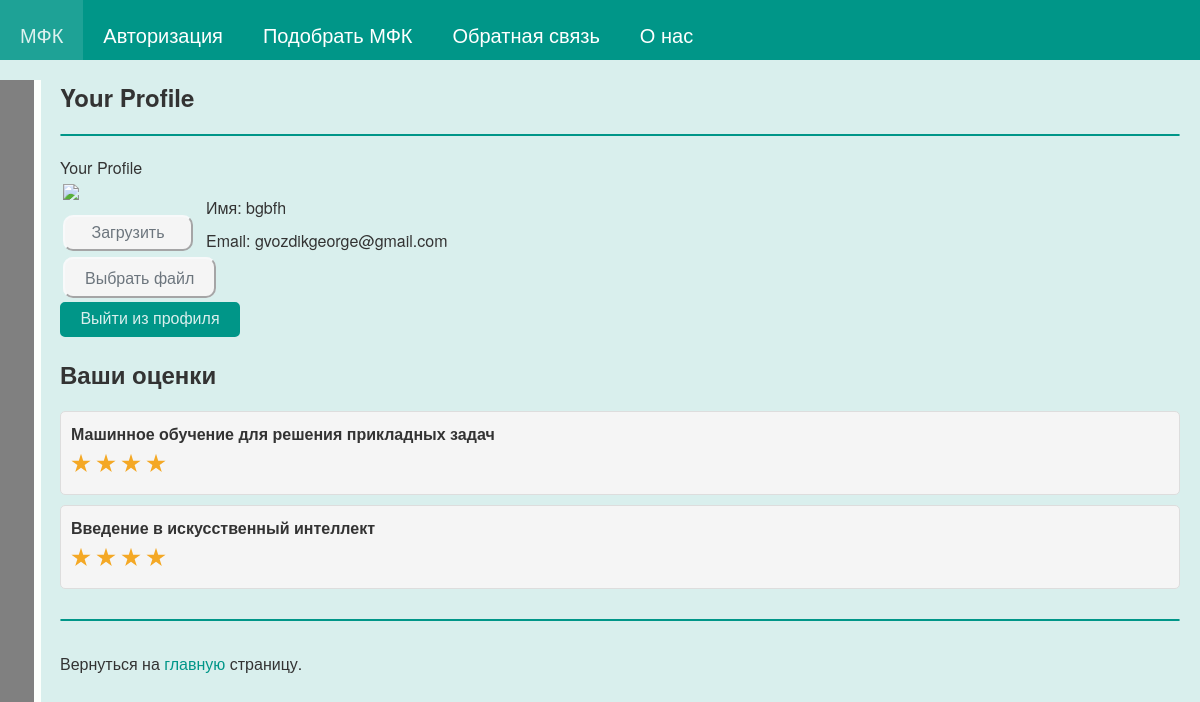
The app's page /profile (signed in), older data.
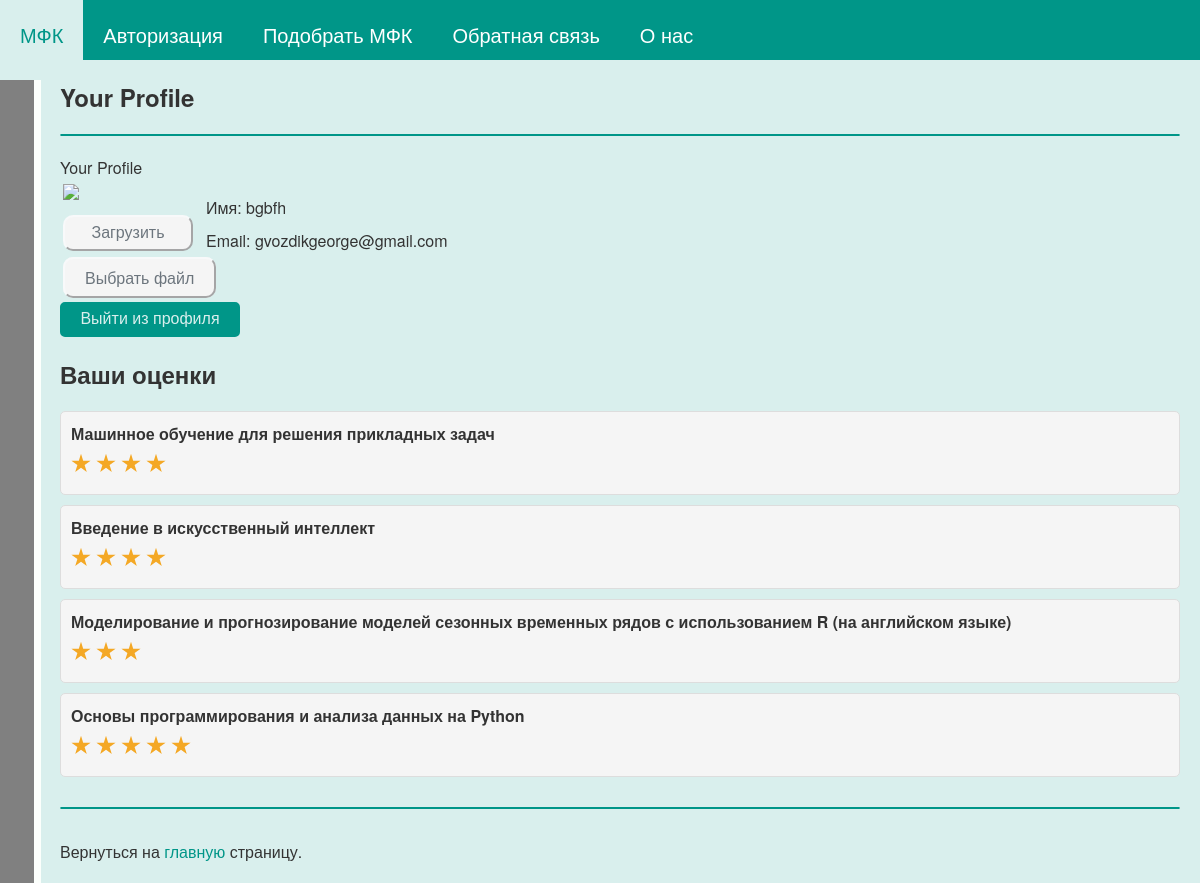
The same page, newer data.
### tables this page shows
CREATE TABLE users (
id integer PRIMARY KEY AUTOINCREMENT,
name text NOT NULL,
email text NOT NULL,
psw text NOT NULL,
avatar BLOB DEFAULT NULL,
comments_numb integer,
time integer NOT NULL
);

CREATE TABLE comments (
id integer PRIMARY KEY AUTOINCREMENT,
username text,
text text,
mfkname text,
score text,
mfktitle text
);

### testApp.py (the view, shortened to what this page needs)
@app.route('/profile')
@login_required
def profile():
    for i in dbase.getUserCommentsNumb(current_user.getName()):
        print("i.score = ", i)
    your_comments = dbase.getUserCommentsNumb(current_user.getName())
    return render_template('profile.html', my_text="Your Profile", menu=menu, your_comments=your_comments)

### FDataBase.py (called while the page is built)
    def getUser(self, user_id):
        try:
            self.__cur.execute(f"SELECT * FROM users WHERE id = {user_id} LIMIT 1")
            res = self.__cur.fetchone()
            if not res:
                print("Пользователь не найден")
                return False
            return res
        except sqlite3.Error as e:
            print("Ошибка получения данных из БД " + str(e))
        return False

    def getUserCommentsNumb(self, name):
        try:
            self.__cur.execute(f"SELECT * FROM comments WHERE username LIKE '{name}'")
            res = self.__cur.fetchall()
            if res:
                return res
        except sqlite3.Error as e:
            print("Ошибка получения статьи из БД " + str(e))
        return (False, False)

### UserLogin.py (called while the page is built)
    def fromDB(self, user_id, db):
        self.__user = db.getUser(user_id)
        return self

    def getName(self):
        return self.__user['name'] if self.__user else "Без имени"

    def getEmail(self):
        return self.__user['email'] if self.__user else "Без email"

### testApp.py (called while the page is built)
def connect_db():
    conn = sqlite3.connect(app.config['DATABASE'])
    conn.row_factory = sqlite3.Row
    return conn

def get_db():
    if not hasattr(g, 'link_db'):
        g.link_db = connect_db()
    return g.link_db

@app.before_request
def before_request():
    global dbase
    db = get_db()
    dbase = FDataBase(db)

@login_manager.user_loader
def load_user(user_id):
    print("load_user")
    return UserLogin().fromDB(user_id, dbase)

### templates/profile.html (shortened to what this page needs)
{% extends 'index.html' %}
{% block content %}
{{ super() }}
<table border="0" class="profile-table">
         <tr>
             <td valign="top">
                   <div class="profile-ava"><img src="{{ url_for('userava') }}"></div>
                   <div class="profile-load">
                   <form action="{{url_for('upload')}}" method="POST" enctype="multipart/form-data">
                        <input class="my_btn" type="submit" value="Загрузить">
                        <div style="margin: 15px 0px 10px 0px;">
                            <label class="choose_file_label">
                                Выбрать&nbsp;файл
                            </label>
                        </div>
                   </form>
                   </div>
            </td>
            <td valign="top" class="profile-panel">
                   <ul class="profile-info">
                   <li>Имя: {{ current_user.getName() }}</li>
                   <li>Email: {{ current_user.getEmail() }}</li>
                   </ul>
            </td>
         </tr>
</table>
<a class="my_a" href="{{url_for('logout')}}">
  <div class="button_container">
    <div class="center">
      <button class="btn">
        <span class="btn_span">Выйти из профиля</span>
      </button>
    </div>
  </div>
</a>
    <h2>Ваши оценки</h2>
    <ul class="list-comments">
        {% for m in your_comments %}
            <li>
                <p style="margin: 0px 0 0px 0;" class="title">
                    {{m.mfktitle}}
                    <div class="comment_stars_background comment_container container">
                      <div class="comment_stars_background container__items">
                        {% for i in range(m.score|int) %}
                          <label class="comment_stars_background my_label" for="">
                            <div class="star-stroke">
                            </div>
                          </label>
                        {% endfor %}
                      </div>
                    </div>
            </li>
        {% endfor %}
    </ul>
{% endblock %}

### templates/index.html (shortened to what this page needs)
<!DOCTYPE html>
<html lang="en">
    <link type="text/css" href={{url_for('static', filename="css/style.css")}} rel="stylesheet" />
    <head>
    </head>
    <body>
        <div class="mainmenu header">
            {% for m in menu %}
                <a href="{{m.url}}">
                    <div class="block">
                        {{m.title}}
                    </div>
                </a>
            {% endfor %}
        </div>
	<div class="menu">
	</div>
        <div class="content">
            <h2>{{ my_text }}</h2>
            <hr>
            <div class="between_hr">
                {% block content %}
                        {{my_text}}
                {% endblock %}
            </div>
            <hr>
            <br>Вернуться на <a class="main_a" href="/dict">главную</a> страницу.
        </div>
    </body>
</html>

### static/css/style.css (style rules this page uses)
:root { --primary-colour: #f8f9fa; --secondary-colour: hsl(38 90% 55%); --star-colour: hsl(38 90% 55%); --menu-blue: #009688; --my-background: #D9EFED; }
body { font-family: 'Helvetica Neue', Helvetica, sans-serif; margin: 0; padding: 0; background: var(--my-background); }
.header { position: fixed; top: 0; left: 0; width: 100%; background-color: var(--menu-blue); height: 60px; z-index: 9999; font-color: white; }
.mainmenu { margin: 0; padding: 0; font-size: 20px; overflow: hidden; color: white; }
.block { float: left; height: 20px; padding: 20px; color: white; background-color: var(--menu-blue); }
.menu { padding: 25vh 50px; background: grey; height: 100%; border-right: 7px solid #fcfffc; position: fixed; left: -300px; transition: 0.4s ease; z-index: 9; }
.content { margin: 80px 20px 20px 60px; color: #333; }
a { color: #007bff; text-decoration: none; }
.between_hr { margin: 20px 0 30px 0; }
hr { border: 1.25px solid var(--menu-blue); border-radius: 2px; }
.my_a { color: #333; }
.main_a { color: var(--menu-blue); }
.my_btn { background-color: #f5f5f5; border-color: #f8f9fa; color: #6c757d; border-radius: 10px; padding: 7px 20px; font-size: 16px; border-style: outset; }
.button_container { display: block; display: flex; flex-direction: column; justify-content: center; align-items: left; }
.center { width: 180px; height: 35px; position: relative; display: flex; align-items: left; }
.btn { width: 180px; height: 35px; cursor: pointer; background: var(--menu-blue); border: none; outline: none; transition: 0.7s ease-in-out; border: 2px solid var(--menu-blue); border-radius: 5px; border-color: var(--menu-blue); }
.btn_span { color: var(--my-background); font-size: 18px; font-weight: 100; font-size: 16px; }
ul.list-comments { list-style: none; margin: 0; padding: 0; }
ul.list-comments li { margin: 10px 0; padding: 10px; background: #f5f5f5; border: 1px solid #ddd; border-radius: 5px; }
ul.list-comments .title { margin: -15px 0 10px 0; font-size: 16px; font-weight: bold; color: #333; }
.profile-table { border: none; }
.profile-ava img { max-width: 100%; height: auto; max-width: 130px; }
.profile-load { margin-top: 10px; max-width: 130px; }
.profile-load input[type="submit"] { display: block; width: 100%; margin-bottom: 5px; max-width: 130px; }
.profile-panel { padding: 10px; }
.profile-info { list-style: none; padding: 0; margin: 0; }
.profile-info li { padding-top: 5px; padding-bottom: 5px; }
.choose_file_label { background-color: #f5f5f5; color: #6c757d; border-radius: 10px; padding: 7px 20px; border: 2px solid #f8f9fa; border-style: outset; font-size: 16px; cursor:pointer; }
.my_label { margin-right: 5px; }
.container { background: #f8f9fa; margin: 0; padding: 0; display: flex; align-items: center; }
.container .container__items { display: flex; align-items: left; justify-content: left; gap: -50px; }
.container .container__items label { aspect-ratio: 1; }
.container .container__items label .star-stroke { display: grid; place-items: center; width: 20px; height: 20px; background: var(--secondary-colour); clip-path: polygon(50% 0%, 61% 35%, 98% 35%, 68% 57%, 79% 91%, 50% 70%, 21% 91%, 32% 57%, 2% 35%, 39% 35%); }
.comment_container { background: #f8f9fa; margin: 0; padding: 0; display: flex; align-items: center; }
.comment_stars_background { background: #f5f5f5; padding: 3px 0px 0px 0px; }

Row changes from the older to the newer data that the page shows:
added comments: mfktitle "Моделирование и прогнозирование моделей сезонных временных рядов с использованием R (на английском языке)", score "3" (drawn)
added comments: mfktitle "Основы программирования и анализа данных на Python", score "5" (drawn)
